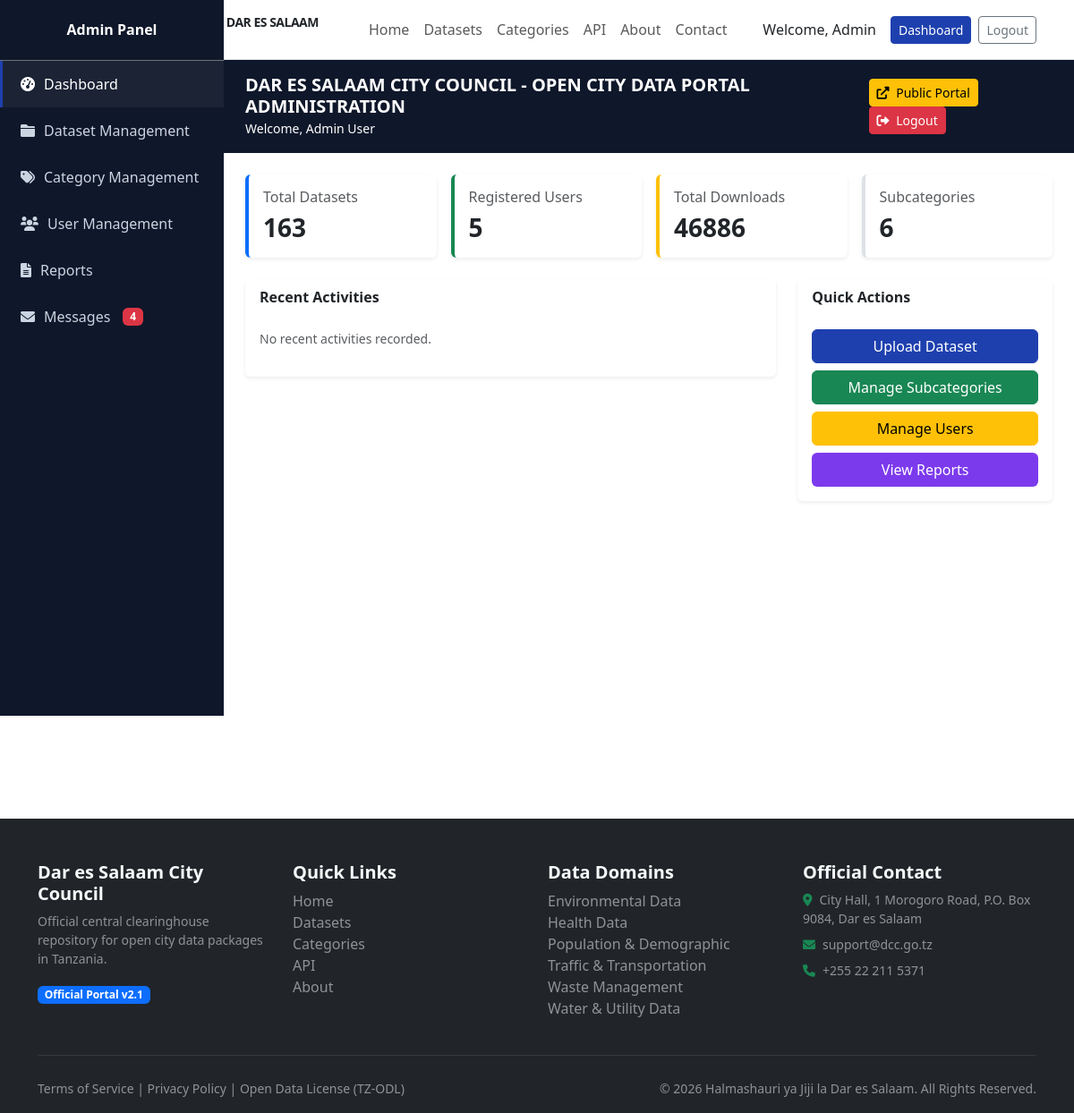
The page /admin-portal/ (signed in) on the database its author committed.
### datasets/models.py (models this page shows, shortened)
class Category(models.Model):
    ICON_CHOICES = [
        ('traffic', 'Traffic Light'),
        ('population', 'People'),
        ('waste', 'Waste Management'),
        ('health', 'Health Facility'),
        ('water', 'Water & Electricity'),
        ('environment', 'Environmental'),
    ]
    name = models.CharField(max_length=100)
    slug = models.SlugField(unique=True)
    description = models.TextField(blank=True)
    icon = models.CharField(max_length=50, choices=ICON_CHOICES, default='traffic')
    dataset_count = models.IntegerField(default=0)
    created_at = models.DateTimeField(auto_now_add=True)
    updated_at = models.DateTimeField(auto_now=True)
    class Meta:
        verbose_name_plural = 'Categories'
        ordering = ['name']

### admin_portal/views.py (the view)
# urls.py: path('', admin_views.admin_dashboard, name='admin_dashboard'),
@login_required
@user_passes_test(is_admin)
def admin_dashboard(request):
    total_datasets = Dataset.objects.count()
    total_users = Profile.objects.exclude(role='admin').count()
    total_downloads = Dataset.objects.aggregate(total=Sum('download_count'))['total'] or 0
    total_categories = Category.objects.count()
    unread_messages = ContactMessage.objects.filter(is_read=False).count()
    recent_activities = []
    return render(request, 'admin_portal/dashboard.html', {
        'total_datasets': total_datasets,
        'total_users': total_users,
        'total_downloads': total_downloads,
        'total_categories': total_categories,
        'recent_activities': recent_activities,
        'categories': Category.objects.all(),
        'unread_messages': unread_messages,
    })

### admin_portal/views.py (called while the page is built)
def is_admin(user):
    return user.is_authenticated and hasattr(user, 'profile') and user.profile.role == 'admin'

### templates/admin_portal/dashboard.html
{% extends 'admin_portal/base_admin.html' %}
{% load static %}
{% block admin_content %}
<div class="row g-3 mb-4">
    <div class="col-md-3">
        <div class="card border-0 shadow-sm border-start border-primary border-4">
            <div class="card-body">
                <h6 class="text-muted">Total Datasets</h6>
                <h3 class="fw-bold mb-0">{{ total_datasets }}</h3>
            </div>
        </div>
    </div>
    <div class="col-md-3">
        <div class="card border-0 shadow-sm border-start border-success border-4">
            <div class="card-body">
                <h6 class="text-muted">Registered Users</h6>
                <h3 class="fw-bold mb-0">{{ total_users }}</h3>
            </div>
        </div>
    </div>
    <div class="col-md-3">
        <div class="card border-0 shadow-sm border-start border-warning border-4">
            <div class="card-body">
                <h6 class="text-muted">Total Downloads</h6>
                <h3 class="fw-bold mb-0">{{ total_downloads }}</h3>
            </div>
        </div>
    </div>
    <div class="col-md-3">
        <div class="card border-0 shadow-sm border-start border-purple border-4">
            <div class="card-body">
                <h6 class="text-muted">Subcategories</h6>
                <h3 class="fw-bold mb-0">{{ total_categories }}</h3>
            </div>
        </div>
    </div>
</div>
<div class="row g-4">
    <div class="col-lg-8">
        <div class="card border-0 shadow-sm">
            <div class="card-header bg-white border-0 fw-bold">Recent Activities</div>
            <div class="card-body">
                {% if recent_activities %}
                    {% for activity in recent_activities %}
                    <div class="d-flex align-items-center mb-3 pb-3 border-bottom">
                        <div class="me-3">{{ activity.icon|safe }}</div>
                        <div class="flex-grow-1">{{ activity.text }}</div>
                        <small class="text-muted">{{ activity.time }}</small>
                    </div>
                    {% endfor %}
                {% else %}
                    <p class="text-muted small">No recent activities recorded.</p>
                {% endif %}
            </div>
        </div>
    </div>
    <div class="col-lg-4">
        <div class="card border-0 shadow-sm">
            <div class="card-header bg-white border-0 fw-bold">Quick Actions</div>
            <div class="card-body d-flex flex-column gap-2">
                <a href="/admin-portal/datasets/" class="btn btn-primary">Upload Dataset</a>
                <a href="/admin-portal/categories/" class="btn btn-success">Manage Subcategories</a>
                <a href="/admin-portal/users/" class="btn btn-warning">Manage Users</a>
                <a href="/admin-portal/reports/" class="btn" style="background:#7c3aed;color:white;">View Reports</a>
            </div>
        </div>
    </div>
</div>
{% endblock %}

### templates/base.html (shortened to what this page needs)
<!DOCTYPE html>
<html lang="en">
<head>
    <link href="https://cdn.jsdelivr.net/npm/bootstrap@5.3.0/dist/css/bootstrap.min.css" rel="stylesheet">
    <link href="https://cdnjs.cloudflare.com/ajax/libs/font-awesome/6.0.0/css/all.min.css" rel="stylesheet">
</head>
<body>
    <nav class="navbar navbar-expand-lg navbar-light bg-white border-bottom">
        <div class="container">
            <a class="navbar-brand d-flex align-items-center gap-2" href="/">
                <div class="rounded-circle bg-primary-custom text-white d-flex align-items-center justify-content-center fw-bold" style="width:40px;height:40px;">DSM</div>
                <div>
                    <div class="fw-bold text-dark" style="font-size:14px;">HALMASHAURI YA JIJI LA DAR ES SALAAM</div>
                    <div class="text-muted" style="font-size:12px;">Open City Data Portal</div>
                </div>
            </a>
            <div class="collapse navbar-collapse" id="nav">
                <ul class="navbar-nav mx-auto">
                    <li class="nav-item"><a class="nav-link" href="/">Home</a></li>
                    <li class="nav-item"><a class="nav-link" href="/datasets/">Datasets</a></li>
                    <li class="nav-item"><a class="nav-link" href="/categories/">Categories</a></li>
                    <li class="nav-item"><a class="nav-link" href="/api/v1/">API</a></li>
                    <li class="nav-item"><a class="nav-link" href="/about/">About</a></li>
                    <li class="nav-item"><a class="nav-link" href="/contact/">Contact</a></li>
                </ul>
                <div class="d-flex gap-2 align-items-center">
                    {% if user.is_authenticated %}
                        <span class="me-2">Welcome, {{ user.first_name }}</span>
                        {% if user.profile.role == 'admin' %}
                            <a href="/admin-portal/" class="btn btn-sm btn-primary">Dashboard</a>
                        {% else %}
                            <a href="/datasets/" class="btn btn-sm btn-outline-primary">Browse</a>
                        {% endif %}
                        <a href="/accounts/logout/" class="btn btn-sm btn-outline-secondary">Logout</a>
                    {% else %}
                        <a href="/accounts/signup/" class="btn btn-sm btn-outline-primary">Sign Up</a>
                        <a href="/accounts/login/" class="btn btn-sm btn-primary">Login</a>
                    {% endif %}
                </div>
            </div>
        </div>
    </nav>
    {% block content %}{% endblock %}
    <footer class="bg-dark text-light pt-5 pb-3 mt-5">
        <div class="container">
            <div class="row g-4">
                <div class="col-md-3">
                    <h5 class="fw-bold">Dar es Salaam City Council</h5>
                    <p class="small text-white-50">Official central clearinghouse repository for open city data packages in Tanzania.</p>
                    <span class="badge bg-primary">Official Portal v2.1</span>
                </div>
                <div class="col-md-3">
                    <h5 class="fw-bold">Quick Links</h5>
                    <ul class="list-unstyled">
                        <li><a href="/" class="text-white-50 text-decoration-none">Home</a></li>
                        <li><a href="/datasets/" class="text-white-50 text-decoration-none">Datasets</a></li>
                        <li><a href="/categories/" class="text-white-50 text-decoration-none">Categories</a></li>
                        <li><a href="/api/v1/" class="text-white-50 text-decoration-none">API</a></li>
                        <li><a href="/about/" class="text-white-50 text-decoration-none">About</a></li>
                    </ul>
                </div>
                <div class="col-md-3">
                    <h5 class="fw-bold">Data Domains</h5>
                    <ul class="list-unstyled">
                        {% for cat in categories %}
                        <li><a href="/categories/{{ cat.slug }}/" class="text-white-50 text-decoration-none">{{ cat.name }}</a></li>
                        {% endfor %}
                    </ul>
                </div>
                <div class="col-md-3">
                    <h5 class="fw-bold">Official Contact</h5>
                    <ul class="list-unstyled">
                        <li class="small text-white-50"><i class="fas fa-map-marker-alt text-success me-2"></i>City Hall, 1 Morogoro Road, P.O. Box 9084, Dar es Salaam</li>
                        <li class="small text-white-50 mt-2"><i class="fas fa-envelope text-success me-2"></i>support@dcc.go.tz</li>
                        <li class="small text-white-50 mt-2"><i class="fas fa-phone text-success me-2"></i>+255 22 211 5371</li>
                    </ul>
                </div>
            </div>
            <hr class="border-secondary my-4">
            <div class="row">
                <div class="col-md-6">
                    <small class="text-white-50">Terms of Service | Privacy Policy | Open Data License (TZ-ODL)</small>
                </div>
                <div class="col-md-6 text-md-end">
                    <small class="text-white-50">&copy; 2026 Halmashauri ya Jiji la Dar es Salaam. All Rights Reserved.</small>
                </div>
            </div>
        </div>
    </footer>
</body>
</html>

### templates/base.html (style rules this page uses)
:root { --primary-blue: #1e40af; --dark-blue: #0f172a; --light-bg: #f8fafc; }
body { font-family: 'Segoe UI', Tahoma, Geneva, Verdana, sans-serif; }
.navbar-brand { font-weight: 700; letter-spacing: -0.5px; }
.btn-primary { background-color: var(--primary-blue); border-color: var(--primary-blue); }
.bg-primary-custom { background-color: var(--primary-blue); }

### rows shown on the page
Category: name "Environmental Data"
Category: name "Health Data"
Category: name "Population & Demographic"
Category: name "Traffic & Transportation"
Category: name "Waste Management"
Category: name "Water & Utility Data"

### other values the page prints
{{ user.first_name }} "Admin"
{{ unread_messages }} "4"
{{ total_datasets }} "163"
{{ total_users }} "5"
{{ total_downloads }} "46886"
{{ total_categories }} "6"
